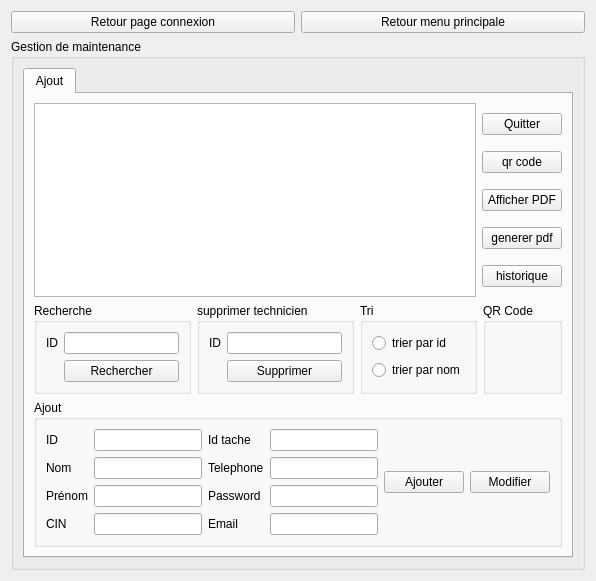
      <widget class="QWidget" name="page_7">
       <layout class="QVBoxLayout" name="verticalLayout_86">
        <item>
         <layout class="QHBoxLayout" name="horizontalLayout_75">
          <item>
           <widget class="QPushButton" name="pushButton_RPGF_4">
            <property name="text">
             <string>Retour page connexion</string>
            </property>
           </widget>
          </item>
          <item>
           <widget class="QPushButton" name="pushButton_RMPF_4">
            <property name="text">
             <string>Retour menu principale</string>
            </property>
           </widget>
          </item>
         </layout>
        </item>
        <item>
         <widget class="QGroupBox" name="groupBox_28">
          <property name="title">
           <string>Gestion de maintenance</string>
          </property>
          <layout class="QVBoxLayout" name="verticalLayout_79">
           <item>
            <widget class="QTabWidget" name="tabWidget_2">
             <property name="currentIndex">
              <number>0</number>
             </property>
             <widget class="QWidget" name="tab_9">
              <attribute name="title">
               <string>Ajout</string>
              </attribute>
              <layout class="QVBoxLayout" name="verticalLayout_80">
               <item>
                <layout class="QHBoxLayout" name="horizontalLayout_72">
                 <item>
                  <widget class="QTableView" name="tableView_maint"/>
                 </item>
                 <item>
                  <layout class="QVBoxLayout" name="verticalLayout_81">
                   <item>
                    <widget class="QPushButton" name="QUITTER_maint">
                     <property name="text">
                      <string>Quitter</string>
                     </property>
                    </widget>
                   </item>
                   <item>
                    <widget class="QPushButton" name="qrCode">
                     <property name="text">
                      <string>qr code</string>
                     </property>
                    </widget>
                   </item>
                   <item>
                    <widget class="QPushButton" name="pushButton_PDFMAINT">
                     <property name="text">
                      <string>Afficher PDF</string>
                     </property>
                    </widget>
                   </item>
                   <item>
                    <widget class="QPushButton" name="pushButton_pdf_maint">
                     <property name="text">
                      <string>generer pdf</string>
                     </property>
                    </widget>
                   </item>
                   <item>
                    <widget class="QPushButton" name="pushButton_historique_maint">
                     <property name="text">
                      <string>historique</string>
                     </property>
                    </widget>
                   </item>
                  </layout>
                 </item>
                </layout>
               </item>
               <item>
                <layout class="QHBoxLayout" name="horizontalLayout_73">
                 <item>
                  <widget class="QGroupBox" name="groupBox_29">
                   <property name="title">
                    <string>Recherche</string>
                   </property>
                   <layout class="QVBoxLayout" name="verticalLayout_82">
                    <item>
                     <layout class="QFormLayout" name="formLayout_5">
                      <item row="1" column="1">
                       <widget class="QPushButton" name="pushButton_rech_maint">
                        <property name="text">
                         <string>Rechercher</string>
                        </property>
                       </widget>
                      </item>
                      <item row="0" column="0">
                       <widget class="QLabel" name="label_29">
                        <property name="text">
                         <string>ID</string>
                        </property>
                       </widget>
                      </item>
                      <item row="0" column="1">
                       <widget class="QLineEdit" name="lineEdit_rech_maint"/>
                      </item>
                     </layout>
                    </item>
                   </layout>
                  </widget>
                 </item>
                 <item>
                  <widget class="QGroupBox" name="groupBox_30">
                   <property name="title">
                    <string>supprimer technicien</string>
                   </property>
                   <layout class="QVBoxLayout" name="verticalLayout_83">
                    <item>
                     <layout class="QFormLayout" name="formLayout_6">
                      <item row="1" column="1">
                       <widget class="QPushButton" name="pushButton_supp_maint">
                        <property name="text">
                         <string>Supprimer</string>
                        </property>
                       </widget>
                      </item>
                      <item row="0" column="1">
                       <widget class="QLineEdit" name="lineEdit_supp_maint"/>
                      </item>
                      <item row="0" column="0">
                       <widget class="QLabel" name="label_30">
                        <property name="text">
                         <string>ID</string>
                        </property>
                       </widget>
                      </item>
                     </layout>
                    </item>
                   </layout>
                  </widget>
                 </item>
                 <item>
                  <widget class="QGroupBox" name="groupBox_31">
                   <property name="title">
                    <string>Tri</string>
                   </property>
                   <layout class="QVBoxLayout" name="verticalLayout_84">
                    <item>
                     <widget class="QRadioButton" name="radioButton_idTri_maint">
                      <property name="text">
                       <string>trier par id</string>
                      </property>
                     </widget>
                    </item>
                    <item>
                     <widget class="QRadioButton" name="radioButton_nomTri_maint">
                      <property name="text">
                       <string>trier par nom</string>
                      </property>
                     </widget>
                    </item>
                   </layout>
                  </widget>
                 </item>
                 <item>
                  <widget class="QGroupBox" name="groupBox_32">
                   <property name="title">
                    <string>QR Code</string>
                   </property>
                   <layout class="QVBoxLayout" name="verticalLayout_85">
                    <item>
                     <widget class="QLabel" name="qr_code">
                      <property name="text">
                       <string/>
                      </property>
                     </widget>
                    </item>
                   </layout>
                  </widget>
                 </item>
                </layout>
               </item>
               <item>
                <widget class="QGroupBox" name="groupBox_33">
                 <property name="title">
                  <string>Ajout</string>
                 </property>
                 <layout class="QHBoxLayout" name="horizontalLayout_74">
                  <item>
                   <layout class="QFormLayout" name="formLayout_2">
                    <item row="0" column="0">
                     <widget class="QLabel" name="label_31">
                      <property name="text">
                       <string>ID</string>
                      </property>
                     </widget>
                    </item>
                    <item row="0" column="1">
                     <widget class="QLineEdit" name="lineEdit_id_maint"/>
                    </item>
                    <item row="1" column="0">
                     <widget class="QLabel" name="label_32">
                      <property name="text">
                       <string>Nom</string>
                      </property>
                     </widget>
                    </item>
                    <item row="1" column="1">
                     <widget class="QLineEdit" name="lineEdit_nom_maint"/>
                    </item>
                    <item row="2" column="0">
                     <widget class="QLabel" name="label_33">
                      <property name="text">
                       <string>Prénom</string>
                      </property>
                     </widget>
                    </item>
                    <item row="2" column="1">
                     <widget class="QLineEdit" name="lineEdit_prenom_maint"/>
                    </item>
                    <item row="3" column="0">
                     <widget class="QLabel" name="label_34">
                      <property name="text">
                       <string>CIN</string>
                      </property>
                     </widget>
                    </item>
                    <item row="3" column="1">
                     <widget class="QLineEdit" name="lineEdit_cin_maint"/>
                    </item>
                   </layout>
                  </item>
                  <item>
                   <layout class="QFormLayout" name="formLayout_3">
                    <item row="0" column="0">
                     <widget class="QLabel" name="label_35">
                      <property name="text">
                       <string>Id tache</string>
                      </property>
                     </widget>
                    </item>
                    <item row="0" column="1">
                     <widget class="QLineEdit" name="lineEdit_idtache_maint"/>
                    </item>
                    <item row="1" column="1">
                     <widget class="QLineEdit" name="lineEdit_num_maint"/>
                    </item>
                    <item row="1" column="0">
                     <widget class="QLabel" name="label_36">
                      <property name="text">
                       <string>Telephone</string>
                      </property>
                     </widget>
                    </item>
                    <item row="2" column="0">
                     <widget class="QLabel" name="label_37">
                      <property name="text">
                       <string>Password</string>
                      </property>
                     </widget>
                    </item>
                    <item row="2" column="1">
                     <widget class="QLineEdit" name="lineEdit_Ps_maint"/>
                    </item>
                    <item row="3" column="0">
                     <widget class="QLabel" name="label_38">
                      <property name="text">
                       <string>Email</string>
                      </property>
                     </widget>
                    </item>
                    <item row="3" column="1">
                     <widget class="QLineEdit" name="lineEdit_email_maint"/>
                    </item>
                   </layout>
                  </item>
                  <item>
                   <widget class="QPushButton" name="pushButton_ajouter_maint">
                    <property name="text">
                     <string>Ajouter</string>
                    </property>
                   </widget>
                  </item>
                  <item>
                   <widget class="QPushButton" name="pushButton_Modifier_maint">
                    <property name="text">
                     <string>Modifier</string>
                    </property>
                   </widget>
                  </item>
                 </layout>
                </widget>
               </item>
              </layout>
             </widget>
            </widget>
           </item>
          </layout>
         </widget>
        </item>
       </layout>
      </widget>
